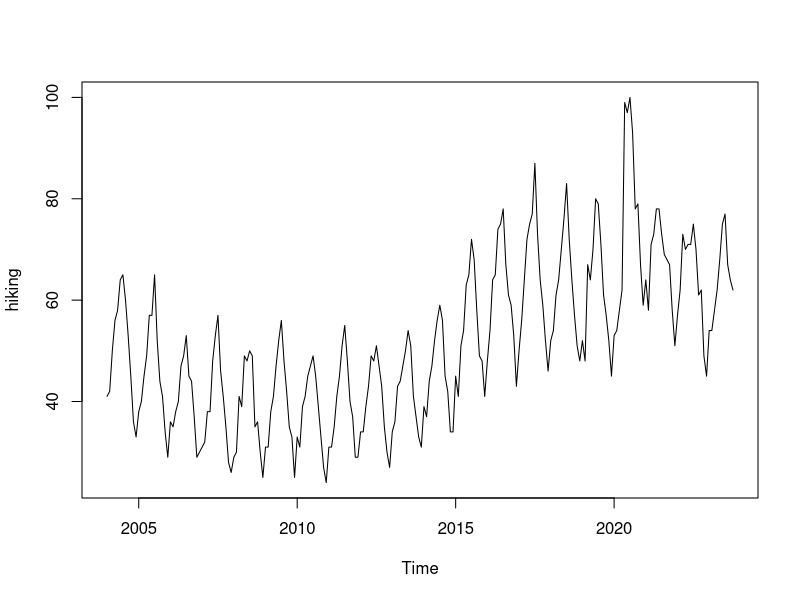
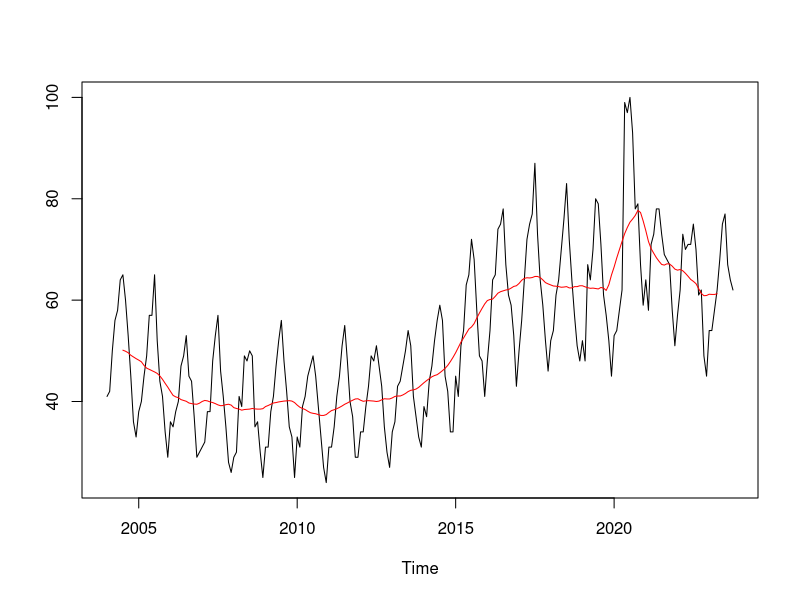
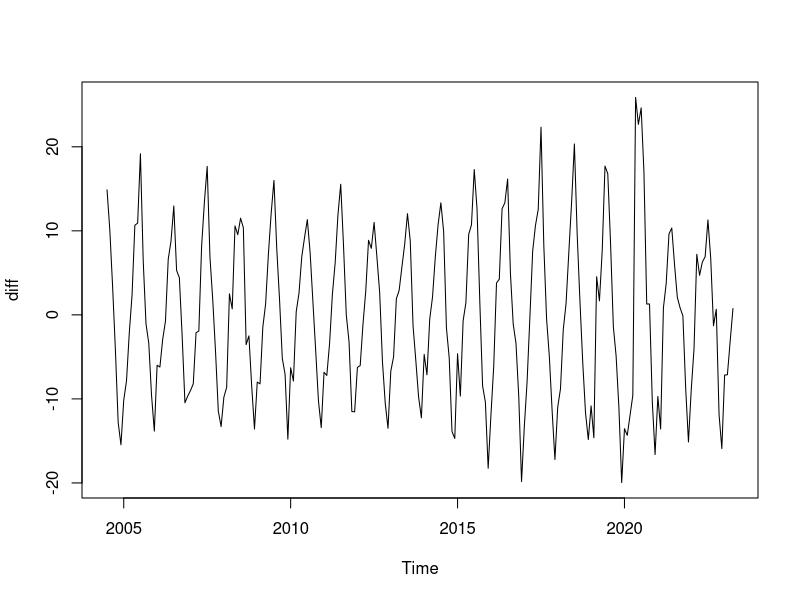
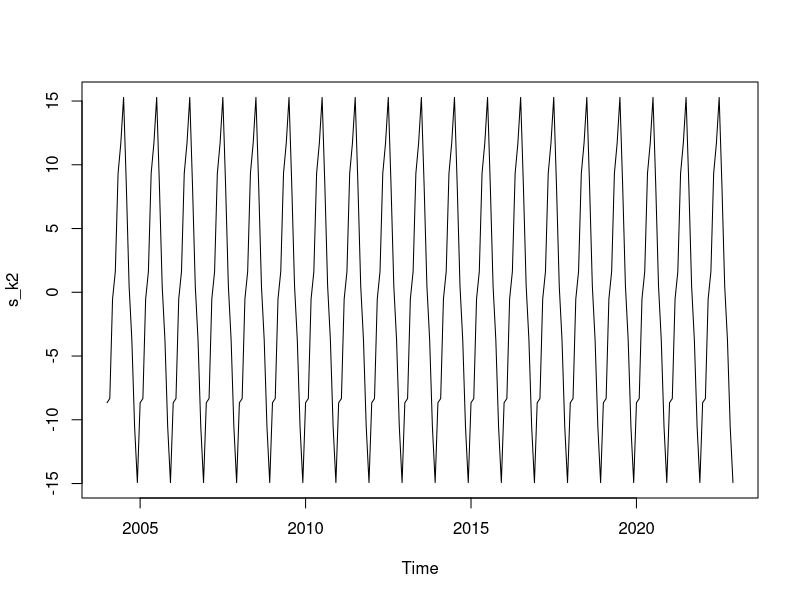
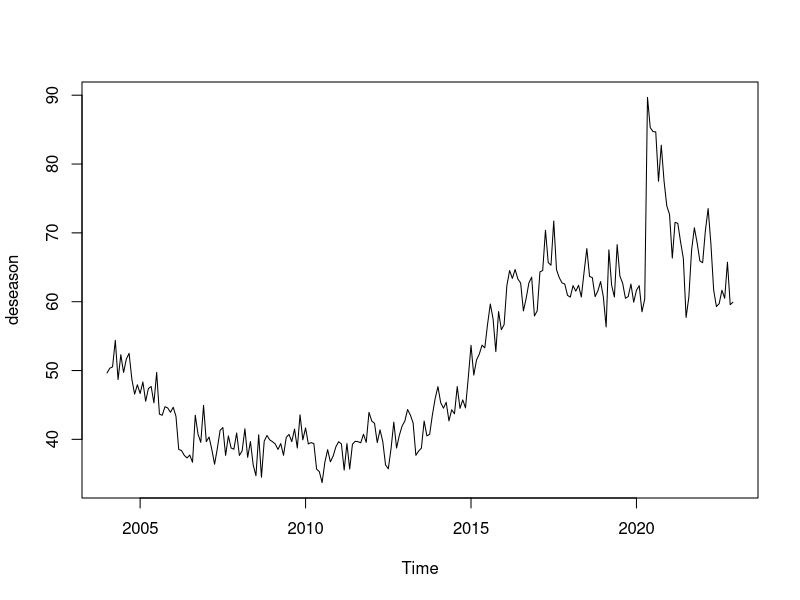
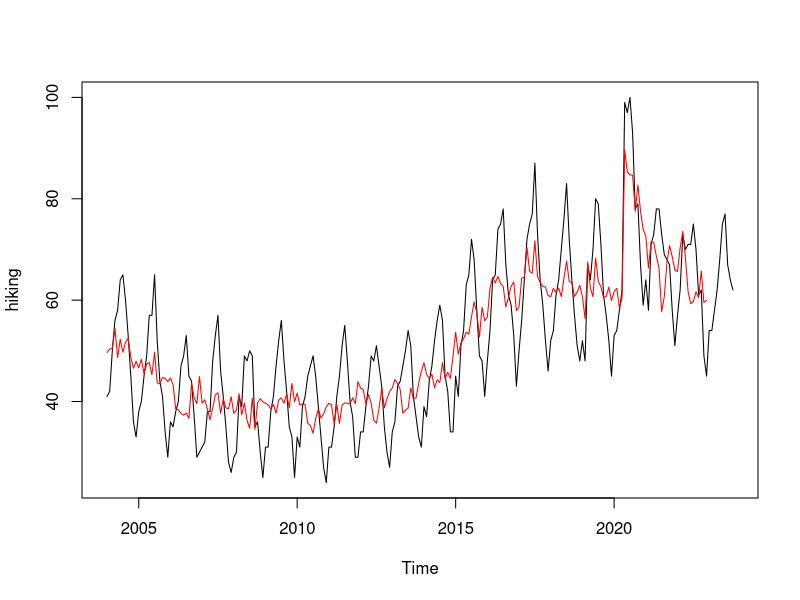
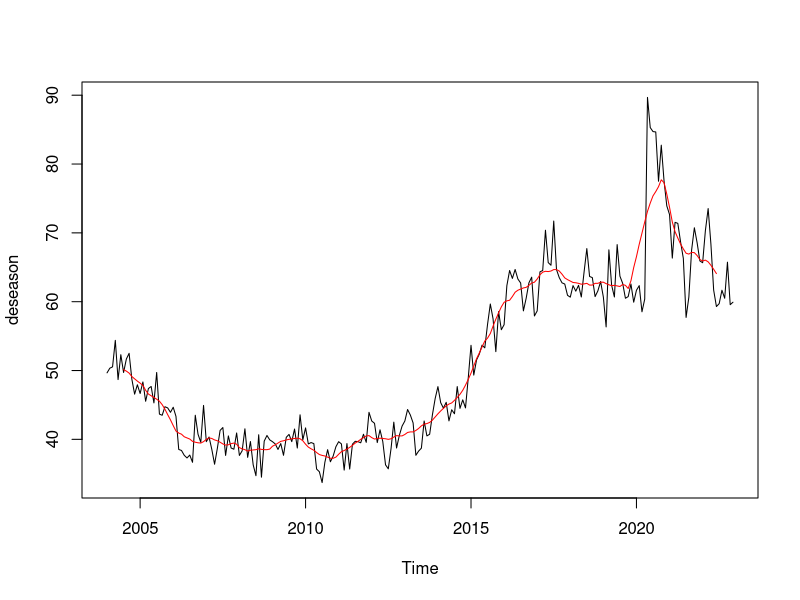
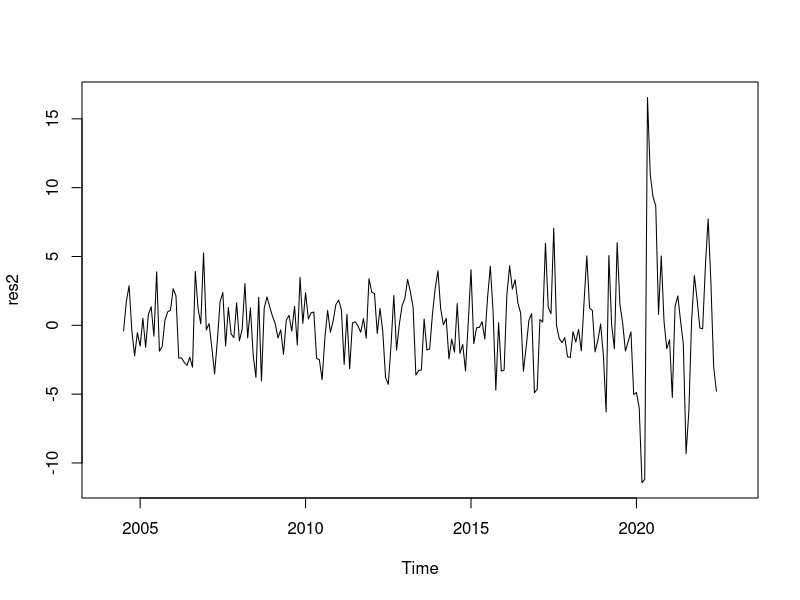

R code for these plots, in order:
## ---- chunk 1
knitr::opts_chunk$set(echo = TRUE)
## ---- chunk 2
hiking = read.csv('hiking.csv', head = TRUE) #Data acquisition
hiking = ts(hiking[,2], start = 2004, frequency = 12) #Transform data to time seires
ts.plot(hiking) #Data visualization
## ---- chunk 3
mt = filter(hiking, filter = c(0.5, rep(1, times = 11), 0.5), method = "convolution", sides = 2)/12
ts.plot(hiking, mt, col = c("black","red"))

diff = na.omit(hiking - mt)
ts.plot(diff)

mu_k = ts(rep(tapply(diff, cycle(diff), mean), times = 19), start = 2004, frequency = 12)
s_k2 = mu_k - mean(mu_k)
ts.plot(s_k2)

deseason = hiking - s_k2
ts.plot(deseason)
ts.plot(hiking); lines(deseason, col = "red")

mt2 = filter(deseason, filter = c(0.5, rep(1, times = 11),0.5), method = "convolution", sides = 2)/12
ts.plot(deseason); lines(mt2, col = "red")

res2 = deseason - mt2
ts.plot(res2)

## ---- chunk 4
res3 = na.omit(res2)
acf(res3, lag = 100)
pacf(res3, lag = 100)
